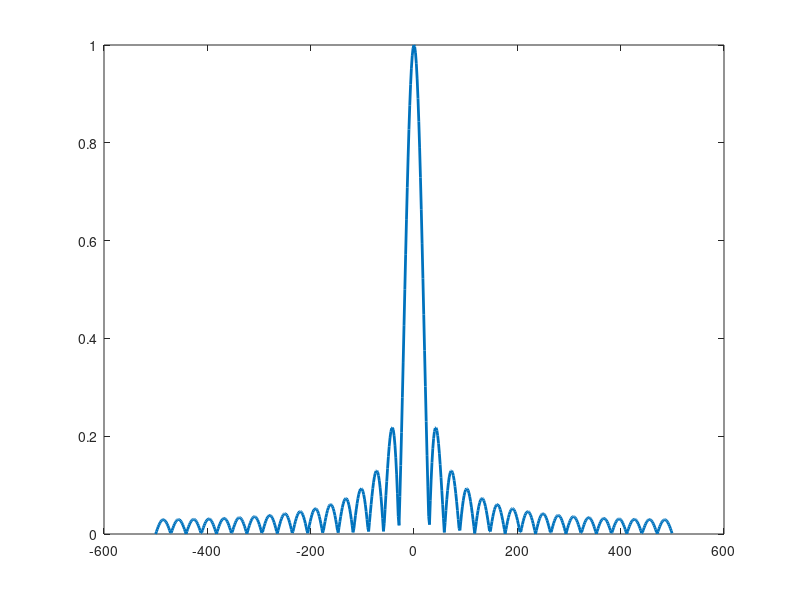

Write the MATLAB code that produced this figure. (Note: this script raises an error after producing the figure.)
omega = -pi:0.01:pi;
f = 500/pi * omega;
z = exp(1i * omega);
order = 34;
H = zeros(size(omega));

for n = 1:order
    H = H + z.^n;
end
H = 1/order * H;

figure(1)
plot(f,abs(H),"LineWidth",2)
hold on
xline([-80,80],"LineWidth",2)
yline([0.1],"LineWidth",2)
xlabel("Frequency (Hz)")
ylabel("Gain")
text(90,0.6,"f=80Hz")
text(-200,0.6,"f=-80Hz")